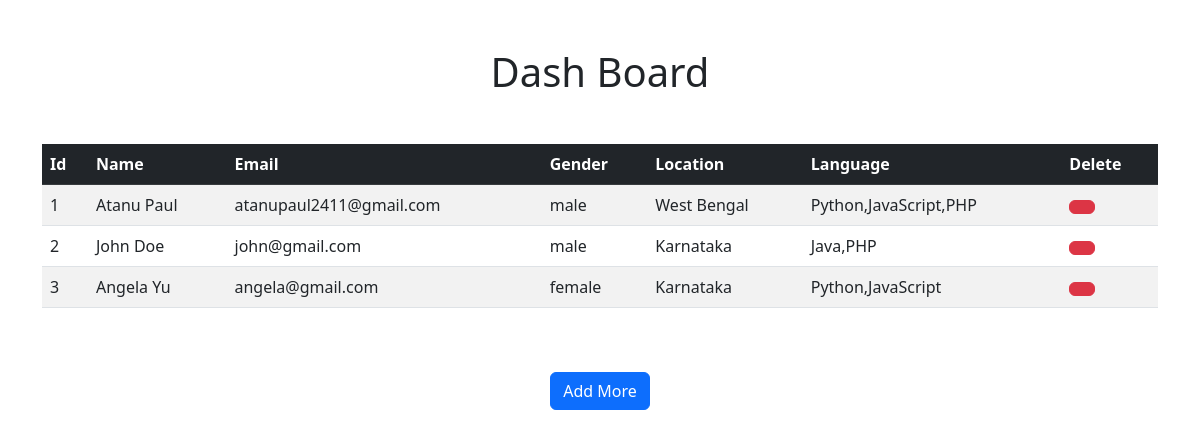
/listening.php, run on the app's committed database.
### tables this page shows
CREATE TABLE `student` (
  `id` int(11) NOT NULL,
  `name` varchar(100) NOT NULL,
  `email` varchar(100) NOT NULL,
  `gender` varchar(10) NOT NULL,
  `location` varchar(100) NOT NULL,
  `language` varchar(30) NOT NULL
);

### listening.php (the view, shortened to what this page needs)
<!doctype html>
<html lang="en">
<head>
  <link href="https://cdn.jsdelivr.net/npm/bootstrap@5.2.3/dist/css/bootstrap.min.css" rel="stylesheet"
>
</head>
<body>
  <div class="container mt-5">
    <h1 class="text-center my-5">Dash Board</h1>
    <table class="table table-striped">
      <thead class="table-dark">
        <th>Id</th>
        <th>Name</th>
        <th>Email</th>
        <th>Gender</th>
        <th>Location</th>
        <th>Language</th>
        <th>Delete</th>
      </thead>
      <tbody>
        <?php
        $connect = mysqli_connect("localhost", "root", "", "atanu_form");
        $row = "SELECT * FROM student";
        $res = $connect->query($row);
        while ($line = $res->fetch_assoc()) { ?>
          <tr>
            <td>
              <?php echo $line['id'] ?>
            </td>
            <td>
              <?php echo $line['name'] ?>
            </td>
            <td>
              <?php echo $line['email'] ?>
            </td>
            <td>
              <?php echo $line['gender'] ?>
            </td>
            <td>
              <?php echo $line['location'] ?>
            </td>
            <td>
              <?php echo $line['language'] ?>
            </td>
            <td><a href="delete.php?id=<?php echo $line['id']; ?>" class="btn btn-danger"
                onclick="return confirm('Are you sure?')"><ion-icon name="trash-outline"></ion-icon></a></td>
          </tr>
        <?php } ?>
      </tbody>
    </table>
    <div class="mx-auto" style="width: max-content;"><a href="form.html" class="btn btn-primary mx-5 mt-5">Add More</a></div>
  </div>
</body>
</html>

### data on the page
student: id "1", name "Atanu Paul", email "atanupaul2411@gmail.com", gender "male", location "West Bengal", language "Python,JavaScript,PHP"
student: id "2", name "John Doe", email "john@gmail.com", gender "male", location "Karnataka", language "Java,PHP"
student: id "3", name "Angela Yu", email "angela@gmail.com", gender "female", location "Karnataka", language "Python,JavaScript"
